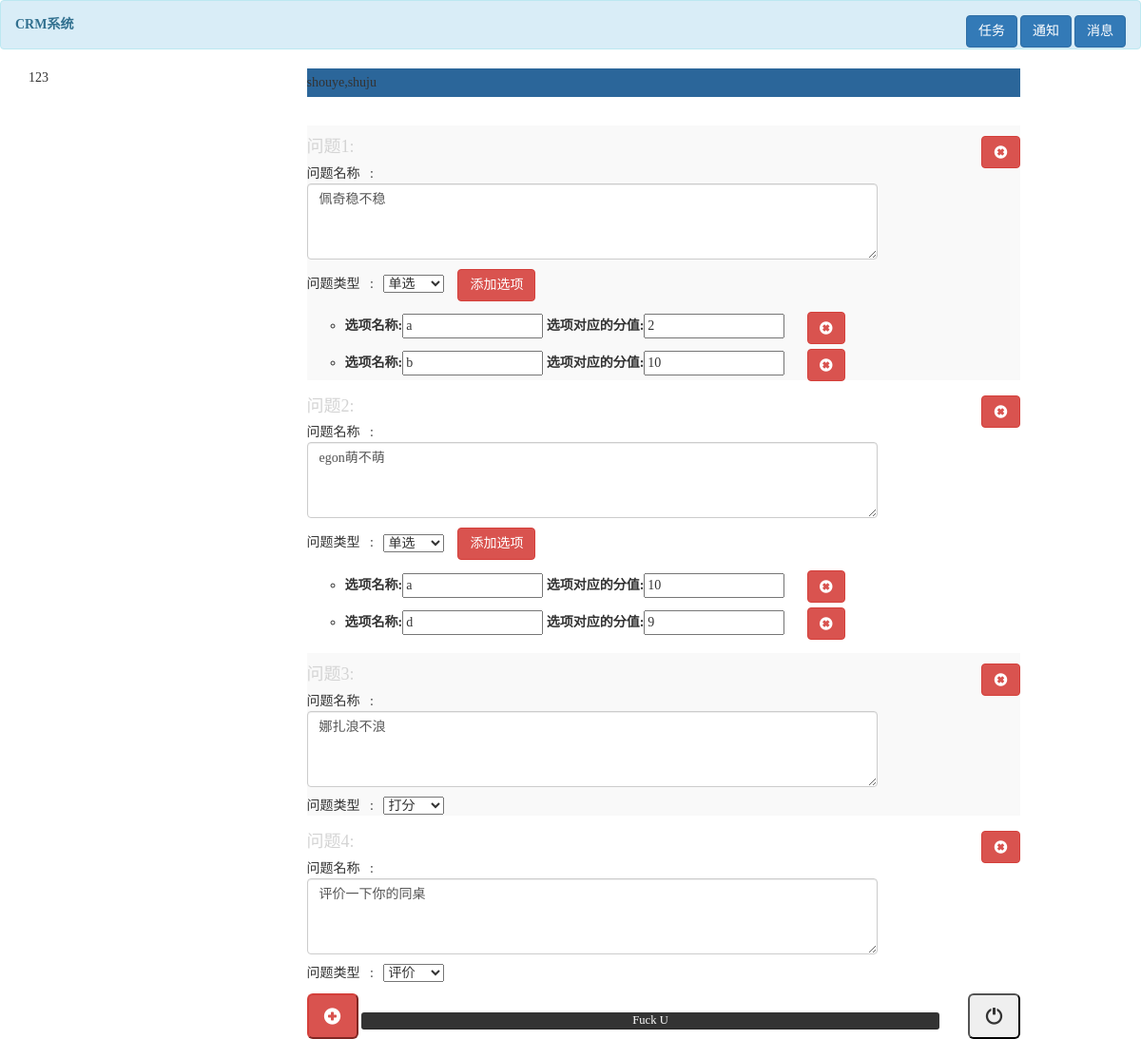
Screenshot of /question/1/ with the database file from the repository.
### app01/models.py (models this page shows, shortened)
class Question(models.Model):
    caption = models.CharField(max_length=64,verbose_name='问题')
    question_type = (
		(1,'打分'),
		(2,'单选'),
		(3,'评价'),
	)
    tp = models.IntegerField(choices=question_type)
    questionnaire = models.ForeignKey(to=QuestionNaire,verbose_name='该问卷下的问题',default=1)

class Option(models.Model):
    option_name = models.CharField(max_length=32,verbose_name='选项名称')
    score = models.IntegerField(verbose_name='选项对应的分值')
    question = models.ForeignKey(to=Question,verbose_name='所在的问题')

### app01/views.py (the view, shortened to what this page needs)
# urls.py: url(r'^question/(\d+)/$', views.question),
def question(request,qnid):
    if request.method=='GET':
        question_list = models.Question.objects.filter(questionnaire_id=qnid).all()
        qn_obj = models.QuestionNaire.objects.filter(id=qnid).first()
        def inner():
            if not question_list:  #如果没有的话,说明是新添加的问题.   问题没有归属问卷
                form = QuestionModelForm()
                yield {'form':form,'obj':None,'option_class':'hide','options':None}         #这里用yield,前端发来请求说要取值的时候,这里才遍历.
            else:
                for question in question_list:   #要为每一个对象生成一个实例化对象
                    form = QuestionModelForm(instance=question)  #把对象的字段的值放到框框里面
                    '''
                    给obj是因为传一个对象过去,之后可能会拿对象的字段.
                    给一个option_class是因为想让在选项为单选的时候,才会出现那个编辑选项框.
                    '''
                    temp = {'form':form,'obj':question,'option_class':'hide','options':None}
                    if question.tp == 2 :
                        temp['option_class'] = ''
                        '''当类型为单选,应该把已经存在的选项列出来.要拿到当前问题下的所有选项.'''
                        def inner_option(_question):
                            option_list = models.Option.objects.filter(question_id=_question.id)
                            for option in option_list:
                                yield {'form':OptionModelForm(instance=option),'obj':option}
                        temp['options'] = inner_option(question)  #这个为什么缩进这么多
                    yield temp
        return render(request,'question.html',{'form_list':inner(),'qnid':qnid})

### templates/question.html (shortened to what this page needs)
{% extends 'index.html' %}
{% block content %}
    <ol class="ol_content">
        {% for item  in form_list %}
            <li style="margin-top: 15px">
                <button class="glyphicon glyphicon-remove-sign btn btn-danger pull-right"></button>
                <div class="question_div" qid="{{ item.obj.id }}" style="margin-top: 5px;">
                    <p>问题名称&nbsp;&nbsp;&nbsp;:&nbsp;&nbsp;&nbsp;{{ item.form.caption }}</p>
                    <p>问题类型&nbsp;&nbsp;&nbsp;:&nbsp;&nbsp;&nbsp;{{ item.form.tp }}&nbsp;&nbsp;&nbsp;
                        <button class="btn btn-danger {{ item.option_class }} add_tp">添加选项</button>
                    </p>
                    <ul class="ul_option">
                        {% for option in item.options %}
                            <li class="li_class" style="margin-top: 5px" id="{{ option.obj.id }}">{{ option.form }}
                                <button style="margin-left: 20px"
                                        class="glyphicon glyphicon-remove-sign btn btn-danger"></button>
                            </li>
                        {% endfor %}
                    </ul>
                </div>
            </li>
        {% endfor %}
    </ol>
    <button class="btn-lg btn-danger glyphicon glyphicon-plus-sign add_question"></button>
    <kbd><span style="text-align:center;width:80%;display: inline-block">Fuck U</span></kbd>
    <button class="btn-lg glyphicon glyphicon-off pull-right save_btn"></button>
{% endblock %}

### templates/index.html (style rules this page uses)
* { font-family: "Monaco"; }

### rows the page displays
Question: caption "佩奇稳不稳", tp "单选"
Option: option_name "a", score "2"
Option: option_name "b", score "10"
Question: caption "egon萌不萌", tp "单选"
Option: option_name "a", score "10"
Option: option_name "d", score "9"
Question: caption "娜扎浪不浪", tp "打分"
Question: caption "评价一下你的同桌", tp "评价"
